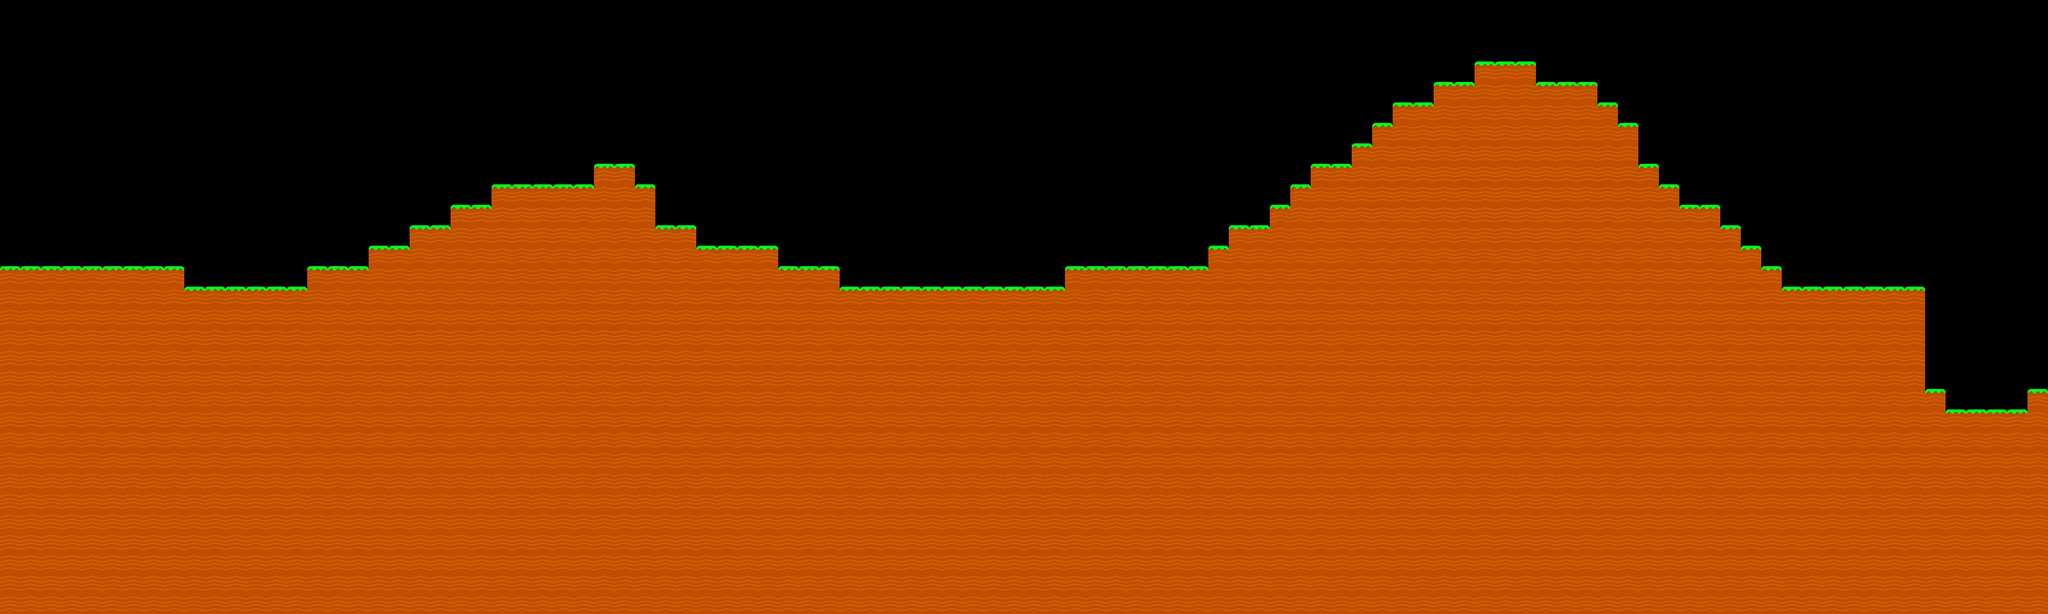

Rendered tile map (Tiled .tmx) drawn with the repository's tilesets; below, a short description and the map source with its tile grids summarised:
An orthogonal 100x30 tile map with 64x64 px tiles, 1 tile layer (Tilelaag 1) and 8 objects.

<map version="1.0" orientation="orthogonal" renderorder="right-up" width="100" height="30" tilewidth="64" tileheight="64" nextobjectid="36">
 <tileset firstgid="1" name="SpriteSheet" tilewidth="64" tileheight="64" tilecount="100">
  <image source="SpriteSheet.png" width="640" height="640" />
  <tile id="0">
   <properties>
    <property name="blocked" value="" />
   </properties>
  </tile>
  <tile id="1">
   <properties>
    <property name="blocked" value="" />
   </properties>
  </tile>
 </tileset>
 <layer name="Tilelaag 1" width="100" height="30">
  <data>[3000 cells, 3000 non-empty, 3 distinct tile ids]</data>
 </layer>
 <objectgroup color="#5500ff" name="Block">
  <object id="28" x="304" y="944">
   <ellipse />
  </object>
  <object id="29" x="448" y="912">
   <ellipse />
  </object>
  <object id="30" x="368" y="944">
   <ellipse />
  </object>
  <object id="31" x="368" y="912">
   <ellipse />
  </object>
  <object id="32" x="400" y="896">
   <ellipse />
  </object>
  <object id="33" x="288" y="864">
   <ellipse />
  </object>
  <object id="34" x="336" y="880">
   <ellipse />
  </object>
  <object id="35" x="304" y="896">
   <ellipse />
  </object>
 </objectgroup>
</map>